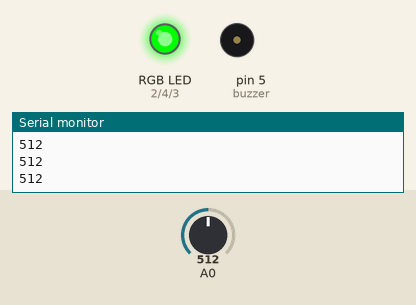
Bench run of a sketch on a simulated Arduino Uno, built with avr-gcc and run on an emulated ATmega328P. On the bench: an RGB LED mixed from three pins (HIGH = lit), buzzer (waves = sounding), the last lines printed to the serial monitor. The inputs (shaded band) are chosen by the test bench; at power-on: A0 = 512.

Above: at 1.2 s.
1.3 s: A0 set to 586
2.8 s: A0 set to 618
At 3.7 s:
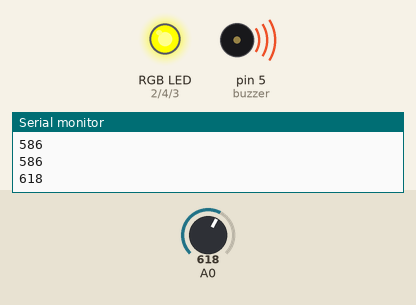
7.3 s: A0 set to 810
At 8.7 s:
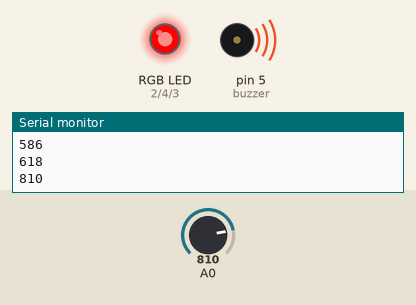
9.3 s: A0 set to 790
At 12.2 s:
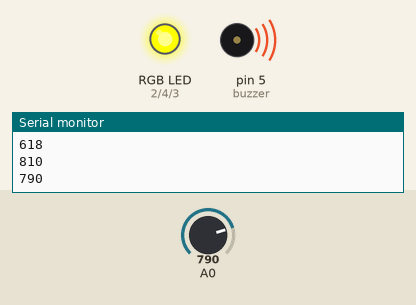
Timing chart, 0 to 13.3 s (numbered marks = the images above; inputs shaded):
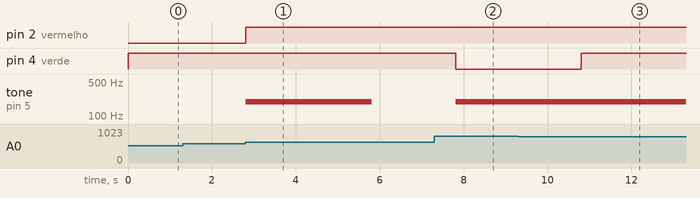

The sketch:

rgb-led.ino
```cpp
int buzzer = 5; // Pino do buzzer
int melody = 196; // Valor da melodia
int verde = 4;     // Pino para a cor verde
int azul = 3;  // Pino para a cor amarela
int vermelho = 2; // Pino para a cor vermelha
int value = 0; // valor da porta A0

void setup() {
  Serial.begin(9600);

  pinMode(A0, INPUT);
  pinMode(buzzer, OUTPUT);

  pinMode(verde, OUTPUT);
  pinMode(azul, OUTPUT);
  pinMode(vermelho, OUTPUT);
}

void loop() {
  value = analogRead(A0);
  Serial.println(value);

  if (value < 600) {
    caso(1);
  }
  else if (value < 800) {
    caso(2);
  }
  else if (value > 800) {
    caso(3);
  }
}

void caso(int nivel) {
  switch (nivel) {
  	case 1:
    	led(1);
    	break;
    case 2:
    	led(2);
    	tone(buzzer, melody, 3000);
    	delay(3000);
    	noTone(buzzer);
    	delay(2000);
    	break;
    case 3:
    	led(3);
    	tone(buzzer, melody, 3000);
    	delay(3000);
    	noTone(buzzer);
    	break;
    default:
    	led(-1);
    	break;
  }
}

void led(int cor) {
  switch (cor) {
    case 1: // Verde
      digitalWrite(verde, HIGH);
      digitalWrite(azul, LOW);
      digitalWrite(vermelho, LOW);
      break;
    case 2: // Amarelo
      digitalWrite(verde, HIGH);
      digitalWrite(azul, LOW);
      digitalWrite(vermelho, HIGH);
      break;
    case 3: // Vermelho
      digitalWrite(verde, LOW);
      digitalWrite(azul, LOW);
      digitalWrite(vermelho, HIGH);
      break;
    default:
      // Caso seja um número inválido, desligar todas as cores
      digitalWrite(verde, LOW);
      digitalWrite(azul, LOW);
      digitalWrite(vermelho, LOW);
      break;
  }
}
```

Measured:
- the behaviour switches between 599 and 600 on A0 (found by bisection; images 0 and 1)
- after the input at 2.8 s, pin 2 (vermelho): LOW → HIGH at once; tone on pin 5 (buzzer): silent → 196 Hz at once, → silent 3.0 s later
- after the input at 7.3 s, pin 4 (verde): HIGH → LOW after 0.51 s
- after the input at 9.3 s, pin 4 (verde): LOW → HIGH after 1.5 s
